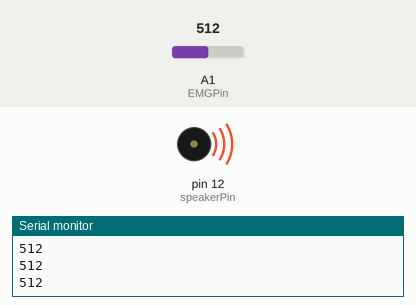
The sketch below on a simulated Arduino Uno, built with avr-gcc and run on an emulated ATmega328P. Shown: buzzer (waves = sounding), the last lines printed to the serial monitor. Inputs (shaded band) come from the test bench; at power-on: A1 (EMGPin) = 512.

Above: at 1.2 s.
1.3 s: A1 (EMGPin) set to 0
At 2.0 s:
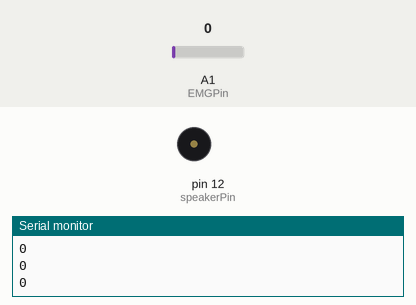
2.8 s: A1 (EMGPin) set to 122
At 4.2 s:
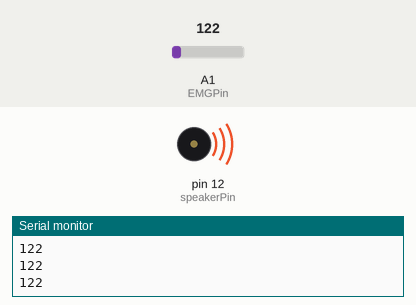
Timing chart, 0 to 5.8 s (numbered marks = the images above; inputs shaded):
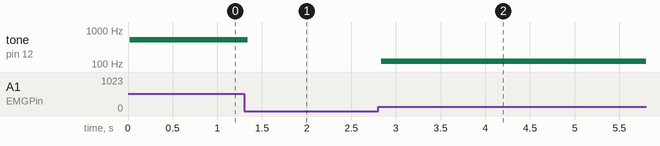

The sketch:

emg_try2.ino
```cpp
int speakerPin = 12; // Buzzer pin
int EMGPin = A1; // put all three sensors on the plant and open the serialplotter
int EMGVal = 0;

void setup() {
  Serial.begin(115200);
  pinMode(speakerPin, OUTPUT);
}

void loop() {
  EMGVal = analogRead(EMGPin);
  Serial.println(EMGVal);
  delay(20);
  tone(speakerPin, EMGVal);
}
```

Measured:
- after the input at 1.3 s, tone on pin 12 (speakerPin): 512 Hz → silent at once
- after the input at 2.8 s, tone on pin 12 (speakerPin): silent → 122 Hz at once
